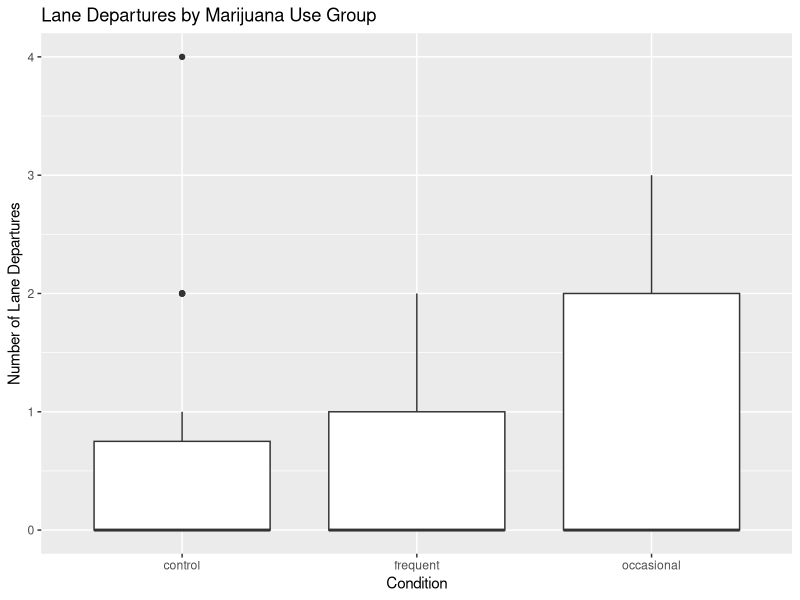
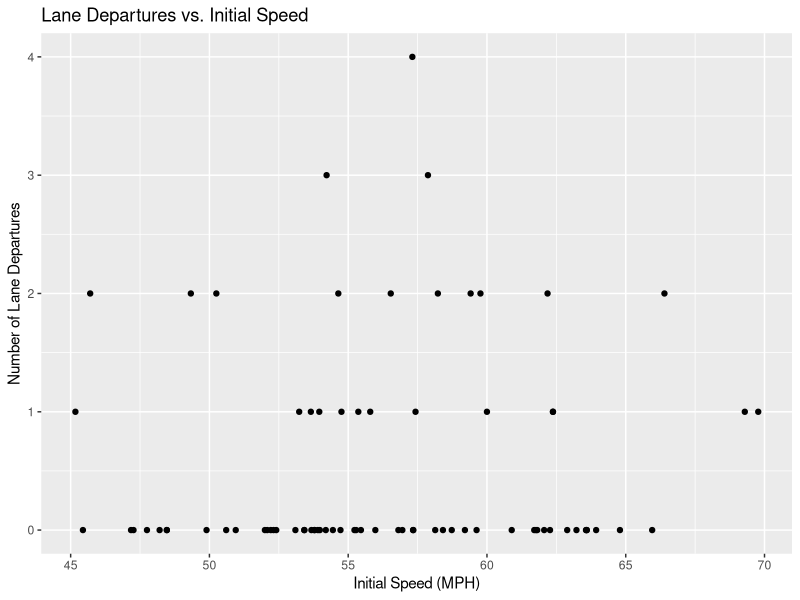

Generate these figures, in order, with R:
# Set working path
getwd()
setwd("/Users/kaiyangqian/Documents/Courses/Biostatistic Method II/Rcode/HW1")

#1a
library(ggplot2)

# Read the dataset
data <- read.csv("lane_departures.csv")

# Relationship between condition and departures
ggplot(data, aes(x = condition, y = departures)) +
  geom_boxplot() +
  labs(title = "Lane Departures by Marijuana Use Group",
       x = "Condition",
       y = "Number of Lane Departures") 

# Plot for relationship between initial speed and departures
ggplot(data, aes(x = init_spd, y = departures)) +
  geom_point() +
  labs(title = "Lane Departures vs. Initial Speed",
       x = "Initial Speed (MPH)",
       y = "Number of Lane Departures")


model <- lm(departures ~ condition + init_spd, data = data)

summary(model)